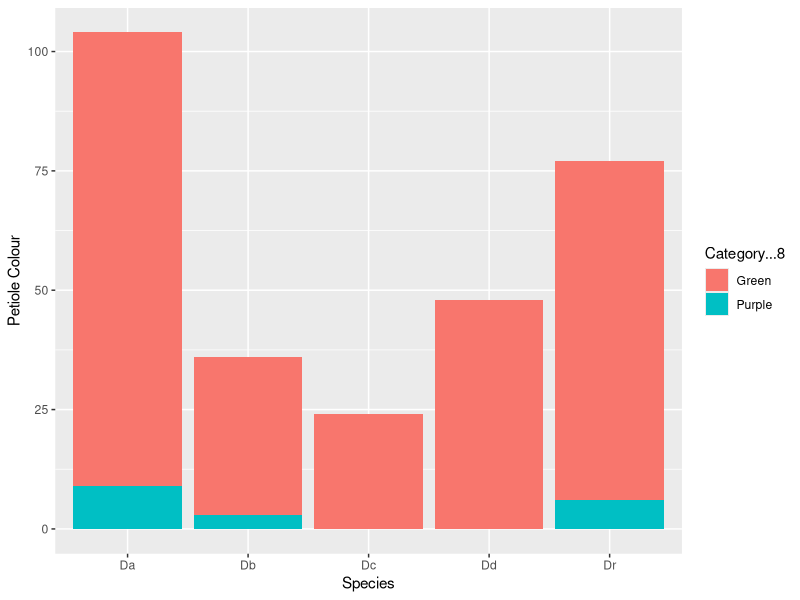
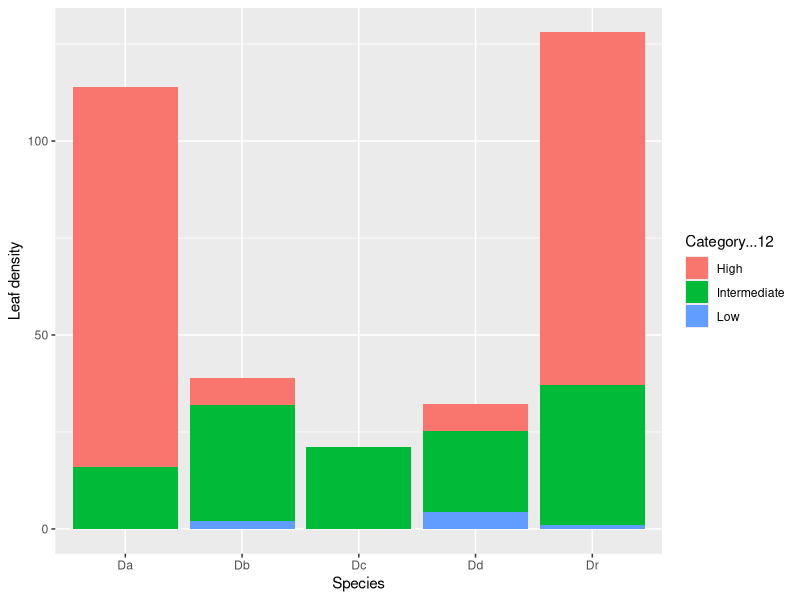
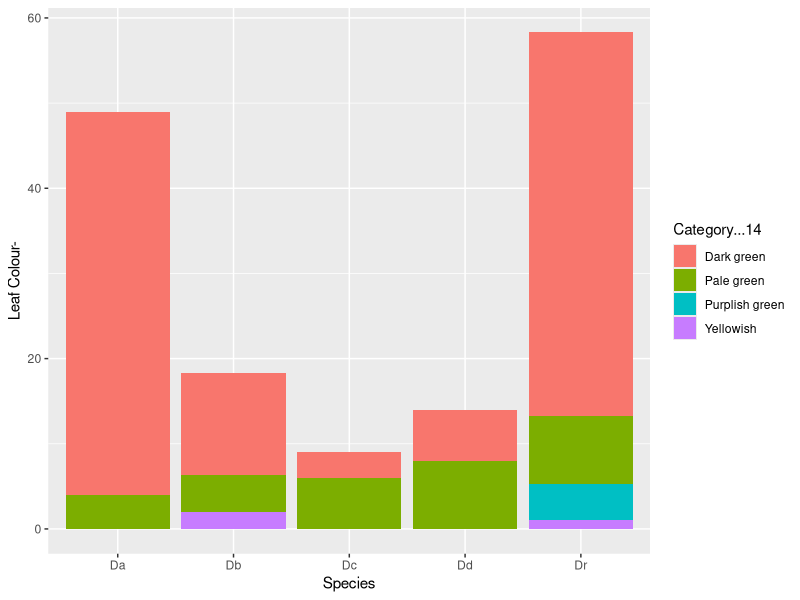
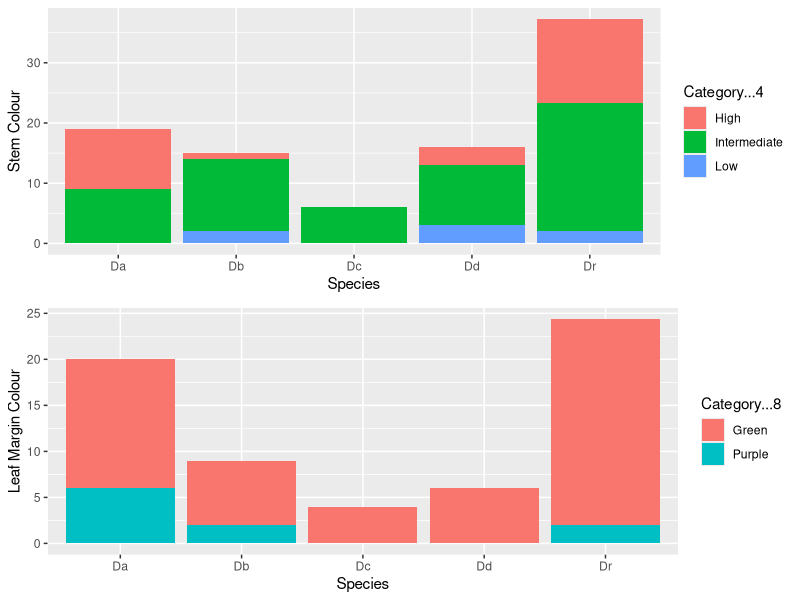

The R script that drew these images, in order:
############################################################################
############################################################################
###                                                                      ###
###                       FIELD DATA VISUALIZATION                       ###
###                                                                      ###
############################################################################
############################################################################


library(tidyverse)
library(readxl)
library(cowplot)

data1 <- read_excel('Data/Copy of Field data Mature trait.xlsx')


data1 <- data1 %>% mutate(across(.cols = c(1:4),.fns = factor))


# Stem Colour
p1 <- ggplot(data = data1,mapping = aes(x = Species,y = `Stem Colour`,fill=Category...4))+geom_col()


# Leaf Margin colours
p2 <- ggplot(data = data1,mapping = aes(x = Species,y = `Leaf Margin Colour`,fill=Category...8))+geom_col()


#Petiole Colour
ggplot(data = data1,aes(x = Species,y = `Petiole Colour`,fill=Category...8))+
  geom_col()


# Leaf density
ggplot(data = data1,aes(x = Species,y = `Leaf density`,fill=Category...12))+
  geom_col()

# Leaf Colour
ggplot(data = data1,aes(x = Species,y = `Leaf Colour-`,fill=Category...14))+
  geom_col()






plot_grid(p1,p2,nrow = 2,ncol = 1,rel_widths = c(1,1))
